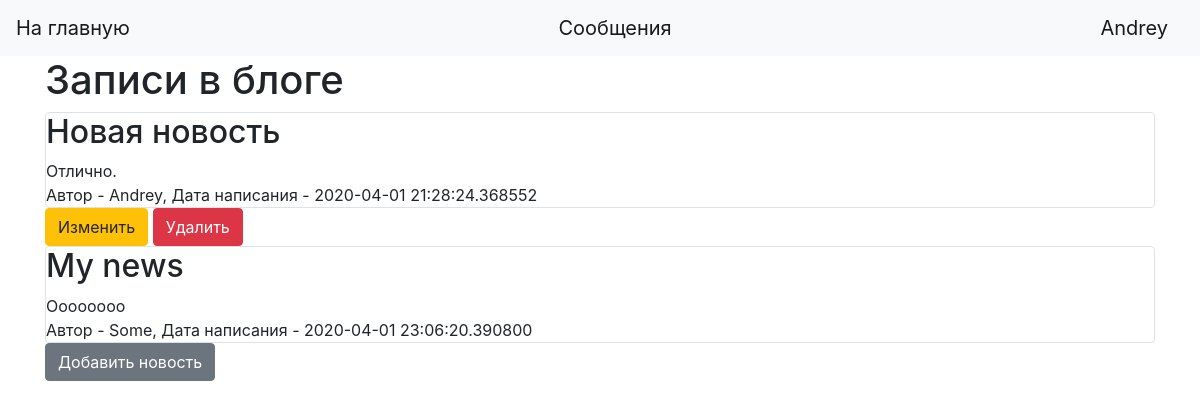
The page / (signed in) on the database its author committed.
### data/users.py (models this page shows, shortened)
class User(SqlAlchemyBase, UserMixin):
    __tablename__ = 'users'
    id = sqlalchemy.Column(sqlalchemy.Integer,
                           primary_key=True, autoincrement=True)
    name = sqlalchemy.Column(sqlalchemy.String, nullable=True)
    surname = sqlalchemy.Column(sqlalchemy.String, nullable=True)
    email = sqlalchemy.Column(sqlalchemy.String,
                              index=True, unique=True, nullable=True)
    hashed_password = sqlalchemy.Column(sqlalchemy.String, nullable=True)
    bday = sqlalchemy.Column(sqlalchemy.Date,
                             nullable=True)
    posts = orm.relation("Posts", back_populates='user')
    messages_from = orm.relation("Messages", back_populates='from_user')
    messages_to = orm.relation("Messages", back_populates='to_user')

### data/posts.py (models this page shows)
class Posts(SqlAlchemyBase):
    __tablename__ = 'posts'
    id = sqlalchemy.Column(sqlalchemy.Integer,
                           primary_key=True, autoincrement=True)
    title = sqlalchemy.Column(sqlalchemy.String, nullable=True)
    content = sqlalchemy.Column(sqlalchemy.String, nullable=True)
    created_date = sqlalchemy.Column(sqlalchemy.DateTime,
                                     default=datetime.datetime.now)
    is_private = sqlalchemy.Column(sqlalchemy.Boolean, default=True)
    user_id = sqlalchemy.Column(sqlalchemy.Integer,
                                sqlalchemy.ForeignKey("users.id"))
    user = orm.relation('User')

### main.py (the view)
@app.route("/")
def index():
    session = db_session.create_session()
    if current_user.is_authenticated:
        news = session.query(Posts).filter(
            (Posts.user == current_user) | (Posts.is_private != True))
    else:
        news = session.query(Posts).filter(Posts.is_private != True)
    return render_template("index.html", news=news)

### data/db_session.py (called while the page is built)
def create_session() -> Session:
    global __factory
    return __factory()

### main.py (called while the page is built)
@login_manager.user_loader
def load_user(user_id):
    session = db_session.create_session()
    return session.query(User).get(user_id)

### templates/index.html
{% extends "base.html" %}
{% block content %}
<h1>Записи в блоге</h1>
{% for item in news%}
<div class="col-md6 border rounded">
    <h2>{{item.title}}</h2>
    <div>
        {{item.content}}
    </div>
    <div>
        Автор - {{item.user.name}}, Дата написания - {{item.created_date}}
    </div>
</div>
{% if current_user.is_authenticated and current_user == item.user %}
    <div>
        <a href="/news/{{ item.id }}" class="btn btn-warning">Изменить</a>
        <a href="/news_delete/{{ item.id }}" class="btn btn-danger">Удалить</a>
    </div>
{% endif %}
{% endfor %}
  {% if current_user.is_authenticated %}
        <a href="news" class="btn btn-secondary">Добавить новость</a>
    {% endif %}
{% endblock %}

### templates/base.html (shortened to what this page needs)
<!doctype html>
<html lang="en">
<head>
    <link rel="stylesheet"
          href="https://stackpath.bootstrapcdn.com/bootstrap/4.4.1/css/bootstrap.min.css"
>
</head>
<body>
<header>
    <nav class="navbar navbar-light bg-light">
        <a class="navbar-brand" href="/">На главную</a>
        {% if current_user.is_authenticated %}
        <a class="navbar-brand" href="/users">Сообщения</a>
        <a class="navbar-brand" href="/logout">{{ current_user.name }}</a>
{% else %}
    <p>
        <a class="btn btn-primary " href="/register">Зарегистрироваться</a>
        <a class="btn btn-success" href="/login">Войти</a>
    </p>
{% endif %}
    </nav>
</header>
<main role="main" class="container">
    {% block content %}{% endblock %}
</main>
</body>
</html>

### rows shown on the page
User: name "Andrey"
Posts: title "Новая новость", content "Отлично.", user.name "Andrey", created_date "2020-04-01 21:28:24.368552"
Posts: title "My news", content "Oooooooo", user.name "Some", created_date "2020-04-01 23:06:20.390800"
